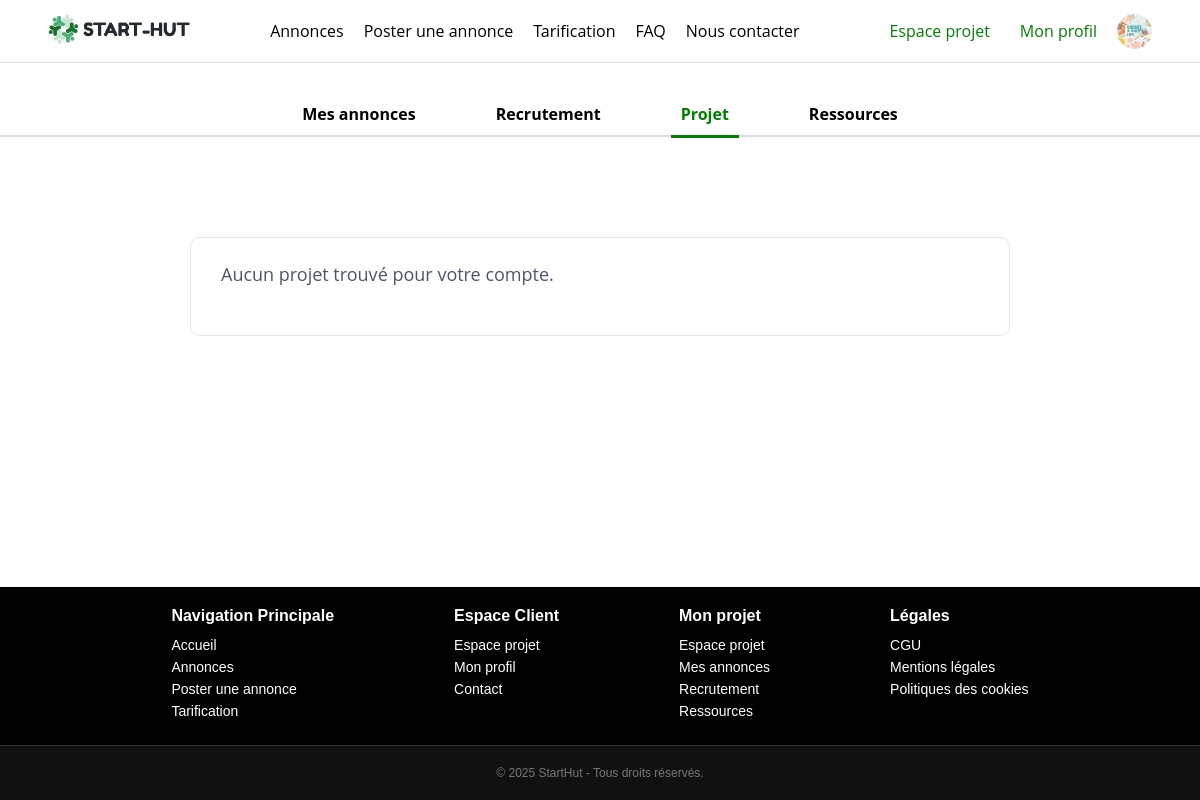
Before: /src/views/projet/projet.php (signed in) with the older database file.
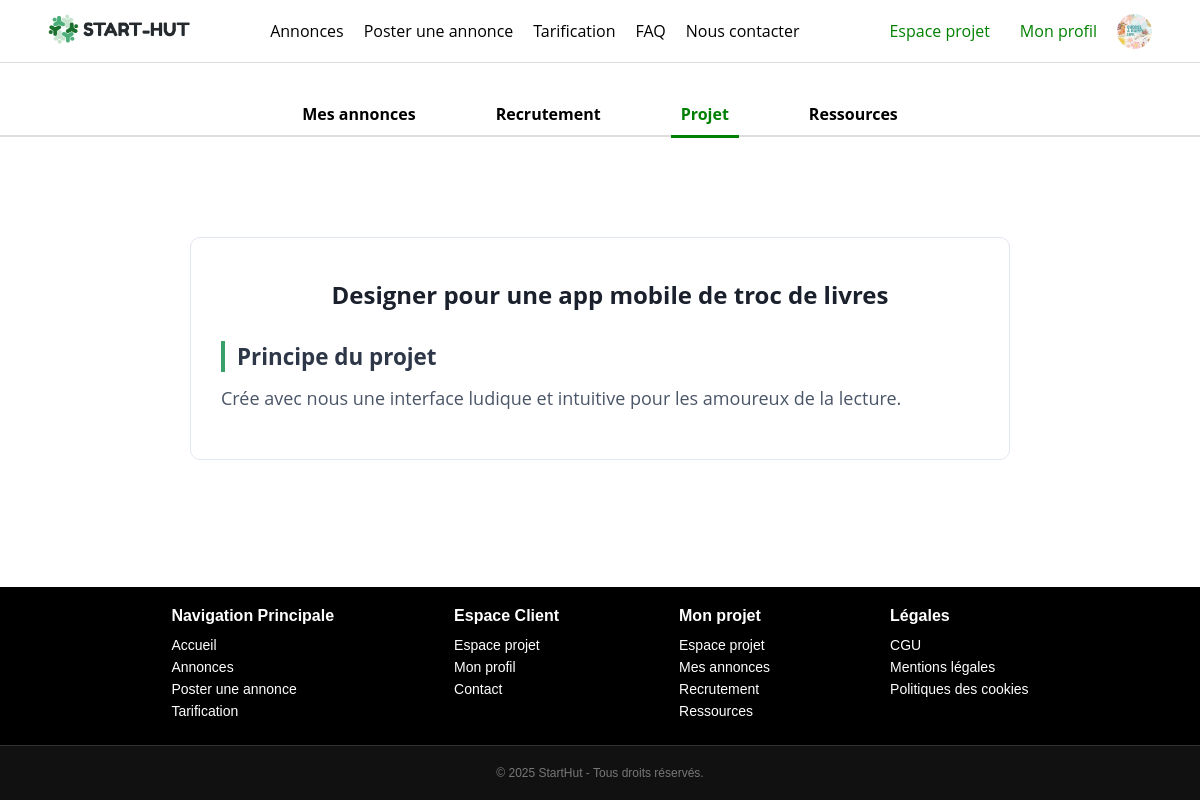
After: the same page with the newer database file.
### tables this page shows
CREATE TABLE Projets (
    id INT PRIMARY KEY AUTO_INCREMENT,
    createur INT NOT NULL,
    nom VARCHAR(255) NOT NULL UNIQUE,
    taches_effectuees INT NOT NULL  DEFAULT 0 CHECK (taches_effectuees >= 0),
    principe_du_projet TEXT NOT NULL ,
    definition_du_marche TEXT ,
    analyse_de_la_demande TEXT ,
    analyse_de_la_concurrence TEXT ,

    annonce_date_creation DATETIME NOT NULL ,
    annonce_titre VARCHAR(255) NOT NULL ,
    annonce_description TEXT NOT NULL ,
    annonce_competences_recherchees ENUM ('developpeur', 'designer', 'marketing', 'communication', 'autre') NOT NULL,
    annonce_categorie ENUM ('technologies', 'education', 'business', 'autre') NOT NULL,
    annonce_collaborateurs_souhaites INT NOT NULL ,
    annonce_remuneration DOUBLE NOT NULL DEFAULT 0 CHECK (annonce_remuneration >= 0),
    annonce_etat ENUM ('ouvert', 'ferme') NOT NULL ,

    FOREIGN KEY (createur) REFERENCES Utilisateurs(id)
);

### src/views/projet/projet.php (the view, shortened to what this page needs)
<?php
$porteur_id = $_SESSION['user_id'] ?? null;
$projet = null;
if ($porteur_id) {
    $conn = new mysqli(DB_HOST, DB_USER, DB_PASS, DB_NAME);
    $stmt = $conn->prepare("
        SELECT annonce_description, annonce_titre, principe_du_projet
        FROM Projets
        WHERE createur = ?
        LIMIT 1
    ");
    $stmt->bind_param("i", $porteur_id);
    $stmt->execute();
    $result = $stmt->get_result();
    $projet = $result->fetch_assoc();
}
?>
<!DOCTYPE html>
<html lang="fr">
<head>
    <link rel="stylesheet" href="/Start-Hut/public/assets/css/styles.css">
    <link rel="stylesheet" href="/Start-Hut/public/assets/css/styles-fatma.css">
</head>
<body>
<?php include('../../templates/header.php'); ?>
<nav class="sub-navbar">
    <ul>
    <li><a href="espace-projet.php" class="<?= basename($_SERVER['PHP_SELF']) == 'espace-projet.php' ? 'active' : '' ?>">Mes annonces</a></li>
    <li><a href="recrutement.php" class="<?= basename($_SERVER['PHP_SELF']) == 'recrutement.php' ? 'active' : '' ?>">Recrutement</a></li>
    <li><a href="projet.php" class="<?= basename($_SERVER['PHP_SELF']) == 'projet.php' ? 'active' : '' ?>">Projet</a></li>
    <li><a href="ressource/ressources.php" class="<?= basename($_SERVER['PHP_SELF']) == 'ressources.php' ? 'active' : '' ?>">Ressources</a></li>
    </ul>
</nav>
<section class="projet-description">
    <div class="container">
        <?php if ($projet): ?>
            <h1><?= htmlspecialchars($projet['annonce_titre']) ?></h1>
            <h3>Principe du projet</h3>
            <p class="intro"><?= nl2br(htmlspecialchars($projet['annonce_description'])) ?></p>
        <?php else: ?>
            <p class="intro">Aucun projet trouvé pour votre compte.</p>
        <?php endif; ?>
    </div>
</section>
<?php include('../../templates/footer.php'); ?>
</body>
</html>

### src/templates/header.php (shortened to what this page needs)
<div class="navbar-container">
    <nav class="navbar">
        <div class="logo">
            <a href="/Start-Hut/public/index.php"><img src="/Start-Hut/public/assets/img/logo.png" alt="Logo"></a>
        </div>
            <?php
            $user_type = $_SESSION['user_type'] ?? null;
            ?>
            <ul class="nav-links">
                <?php if ($user_type === 'porteur'): ?>
                    <li><a href="/Start-Hut/src/views/annonces.php">Annonces</a></li>
                    <li><a href="/Start-Hut/src/views/projet/annonce/posterannonce.php">Poster une annonce</a></li>
                    <li><a href="/Start-Hut/src/views/abonnements.php">Tarification</a></li>
                    <li><a href="/Start-Hut/src/views/faq.php">FAQ</a></li>
                    <li><a href="/Start-Hut/src/views/contact.php">Nous contacter</a></li>
                <?php endif; ?>
            </ul>
            <div class="auth-buttons">
                <?php if (!isset($_SESSION['user_id'])): ?>
                    <a href="/Start-Hut/src/views/user/connexion.php" class="signup">Se connecter</a>
                <?php else: ?>
                    <?php if ($user_type === 'porteur'): ?>
                        <a href="/Start-Hut/src/views/projet/espace-projet.php" class="signup">Espace projet</a>
                    <?php elseif ($user_type === 'collaborateur'): ?>
                        <a href="/Start-Hut/src/views/projet/espace-collaborateur.php" class="signup">Espace collaborateur</a>
                    <?php endif; ?>
                    <a href="/Start-Hut/src/views/user/profil.php" class="signup">Mon profil</a>
                    <?php
                    $conn = new mysqli(DB_HOST, DB_USER, DB_PASS, DB_NAME);
                    $user_id = $_SESSION['user_id'];
                    $sql = "SELECT d.lien FROM Documents d WHERE d.proprietaire = ? AND d.type = 'image'";
                    $stmt = $conn->prepare($sql);
                    $stmt->bind_param("i", $user_id);
                    $stmt->execute();
                    $result = $stmt->get_result();
                    $user_image = $result->fetch_assoc();
                    ?>
                    <a href="/Start-Hut/src/views/user/profil.php" class="profile-image-link">
                        <img src="<?php echo $user_image['lien'] ?? '/Start-Hut/public/assets/img/APRIL.png'; ?>" class="header-profile-pic" alt="Photo de profil">
                    </a>
                <?php endif; ?>
            </div>
    </nav>
</div>

### src/templates/footer.php (shortened to what this page needs)
<footer>
    <div class="footer-container">
        <div class="footer-section">
            <h3>Navigation Principale</h3>
            <?php
            $user_type = $_SESSION['user_type'] ?? null;
            ?>
            <?php if ($user_type === 'porteur'): ?>
            <p><a href="/Start-Hut/public/index.php">Accueil</a></p>
            <p><a href="/Start-Hut/src/views/annonces.php">Annonces</a></p>
            <p><a href="/Start-Hut/src/views/projet/annonce/posterannonce.php">Poster une annonce</a></p>
            <p><a href="/Start-Hut/src/views/abonnements.php">Tarification</a></p>
            <?php endif; ?>
        </div>
        <div class="footer-section">
            <h3>Espace Client</h3>
            <?php if ($user_type === 'porteur'): ?>
                <p><a href="/Start-Hut/src/views/projet/espace-projet.php" >Espace projet</a></p>
                <p><a href="/Start-Hut/src/views/user/profil.php" >Mon profil</a></p>
                <p><a href="/Start-Hut/src/views/contact.php">Contact</a></p>
            <?php endif; ?>
        </div>
        <div class="footer-section">
            <?php if ($user_type === 'porteur'): ?>
            <h3>Mon projet</h3>
            <p><a href="/Start-Hut/src/views/projet/espace-projet.php">Espace projet</a></p>
            <p><a href="/Start-Hut/src/views/projet/espace-projet.php">Mes annonces</a></p>
            <p><a href="/Start-Hut/src/views/projet/recrutement.php">Recrutement</a></p>
            <p><a href="/Start-Hut/src/views/projet/ressource/ressources.php">Ressources</a></p>
            <?php endif; ?>
        </div>
        <div class="footer-section">
            <h3>Légales</h3>
            <p><a href="/Start-Hut/src/views/legal/cgu.php">CGU</a></p>
            <p><a href="/Start-Hut/src/views/legal/mentions.php">Mentions légales</a></p>
            <p><a href="/Start-Hut/src/views/legal/cookies.php">Politiques des cookies</a></p>
        </div>
    </div>
    <div class="footer-bottom">
    © 2025 StartHut - Tous droits réservés.
</div>
</footer>

### public/assets/css/styles.css (style rules this page uses)
* { margin: 0; padding: 0; box-sizing: border-box; }
body { width: auto; font-family: 'Open Sans', sans-serif; display: flex; flex-direction: column; min-height: 100vh; }
.navbar { display: flex; align-items: center; justify-content: center; padding: 10px ; background-color: white; border-bottom: 1px solid #ddd; gap: 60px; margin-bottom: 30px; }
.logo { display: flex; }
.logo img { height: 30px; width: auto; }
.nav-links { list-style: none; display: flex; gap: 20px; margin: 0 20px; color: black; text-decoration: none; }
.nav-links li a { text-decoration: none; color: black; }
.auth-buttons { display: flex; gap: 10px; color: black; }
.auth-buttons .signup { text-decoration: none; color: green; padding: 10px; }
.sub-navbar { display: flex; justify-content: center; padding: 10px 0; background: white; border-bottom: 2px solid #ddd; }
.sub-navbar ul { display: flex; list-style: none; gap: 60px; }
.sub-navbar li a { text-decoration: none; color: black; font-weight: bold; padding: 10px; }
.sub-navbar li a.active { color: green; border-bottom: 3px solid green; }
footer { background-color: #000000; color: white; width: 100%; position: relative; bottom: 0px; margin-top: auto; font-family: Arial, sans-serif; }
.footer-container { display: flex; justify-content: center; align-items: flex-start; gap: 120px; padding: 20px 0; text-align: left; }
.footer-section h3 { font-size: 16px; font-weight: bold; margin-bottom: 12px; }
.footer-section p { margin: 6px 0; font-size: 14px; }
footer a { text-decoration: none; color: inherit; }
.footer-bottom { background-color: #111111; border-top: 1px solid #333; color: white; width: 100%; position: relative; bottom: 0px; margin-top: auto; font-family: Arial, sans-serif; padding: 20px 0; margin-left: auto; font-size: 12px; color: #777; text-align: center; }
h1 { font-size: 2em; margin: 20px 0; padding-left: 20px; }

### public/assets/css/styles-fatma.css (style rules this page uses)
.sub-navbar { display: flex; justify-content: center; padding: 10px 0; background: white; border-bottom: 2px solid #ddd; }
.sub-navbar ul { display: flex; list-style: none; gap: 60px; }
.sub-navbar li a { text-decoration: none; color: black; font-weight: bold; padding: 10px; }
.sub-navbar li a.active { color: green; border-bottom: 3px solid green; }
.projet-description { width: 75%; margin: 40px auto; padding: 60px 40px; border-radius: 10px; transition: all 0.3s ease-in-out; background-color: #fff; ; }
.projet-description .container { padding: 20px 30px; background-color: white; border-radius: 10px; border: 1px solid #e2e8f0; }
.projet-description h1 { font-size: 1.5rem; color: #1a202c; font-weight: bold; margin-bottom: 12px; text-align: center; }
.projet-description h3 { font-size: 1.4rem; color: #2d3748; margin-top: 30px; margin-bottom: 10px; border-left: 4px solid #38a169; padding-left: 12px; }
.projet-description .intro { font-size: 1.125rem; color: #4a5568; line-height: 1.8; margin-bottom: 25px; }
.projet-description p { font-size: 1.05rem; color: #2d3748; line-height: 1.7; }

### src/templates/header.php (style rules this page uses)
.auth-buttons { display: flex; align-items: center; gap: 10px; }
.header-profile-pic { width: 35px; height: 35px; border-radius: 50%; object-fit: cover; }
.profile-image-link { display: flex; align-items: center; justify-content: center; }

### src/templates/footer.php (style rules this page uses)
footer a { text-decoration: none; color: inherit; }

Changed rows visible on the page:
added projets: annonce_titre "Designer pour une app mobile de troc de livres", annonce_description "Crée avec nous une interface ludique et intuitive pour les amoureux de la lecture."
Other visible differences:
text no longer shown: "Aucun projet trouvé pour votre compte."
text now shown: "Principe du projet"
